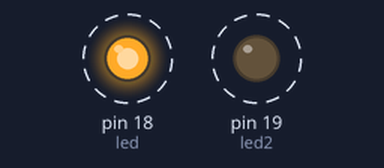
This sketch was run on a simulated Arduino Uno, built with avr-gcc and run on an emulated ATmega328P. Shown: output pins drawn as LEDs (lit = HIGH). Dashed ring = blinking. What the sketch prints to the serial monitor is not drawn.

Above: at 0.5 s.
Timing chart, 0 to 4.6 s (numbered marks = the images above):
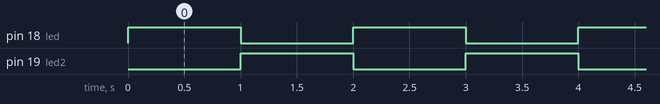

The sketch:

EASE_alive.ino
```cpp
/*
  EASE alive
  I'm using this sketch to test if the microcontroller is working at all before trying more complex functions
 */


int led = 18;
int led2 = 19;

// the setup routine runs once when you press reset:
void setup() {
  // initialize the digital pin as an output.
  pinMode(led, OUTPUT);
  pinMode(led2, OUTPUT);
  Serial.begin(9600);
}

// the loop routine runs over and over again forever:
void loop() {
  digitalWrite(led, HIGH);   // turn the LED on (HIGH is the voltage level)
  digitalWrite(led2, LOW);
  delay(1000);               // wait for a second
  digitalWrite(led, LOW);    // turn the LED off by making the voltage LOW
  digitalWrite(led2, HIGH);
  delay(1000);               // wait for a second
  Serial.println("helllo");
}
```

Measured:
- by itself, pin 18 (led), pin 19 (led2): alternates HIGH for 1.0 s and LOW for 1.0 s
